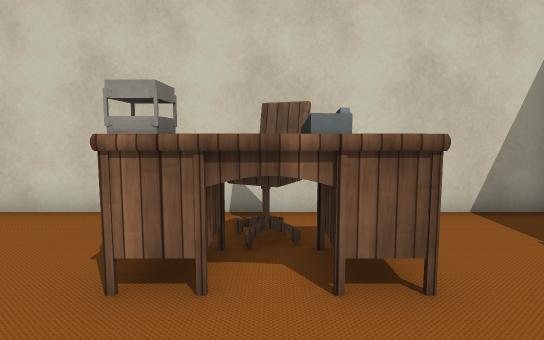
View 1 (above)

21 first-person views from a walk through a scene from a Unity 3-D project. The camera is 1.5 m above the floor, tilts 6° down and sees 75° across. The floor is counted in squares, 1 m on a side. Each view is taken from the middle of a square. On the plan, view 1 faces up. The plan holds only what a view shows up to about 16 squares ahead; the rest is blank. The place goes on beyond the plan. The player character is not drawn. Door leaves are left out, so doorways stand open. Some surface patterns are stand-ins.

View 2
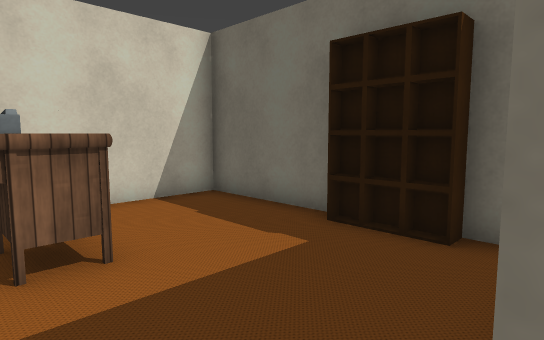

View 3
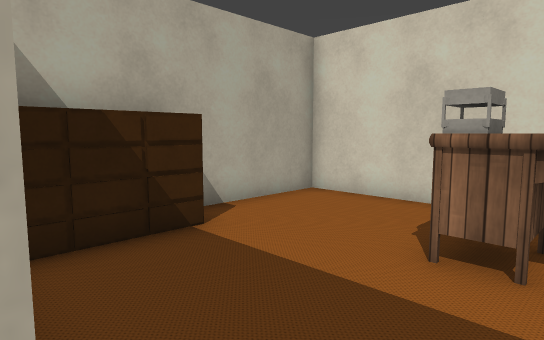

View 4
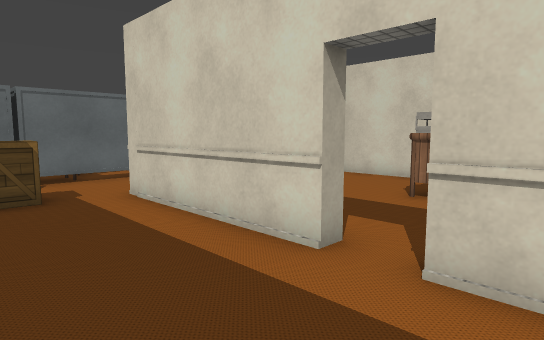

View 5
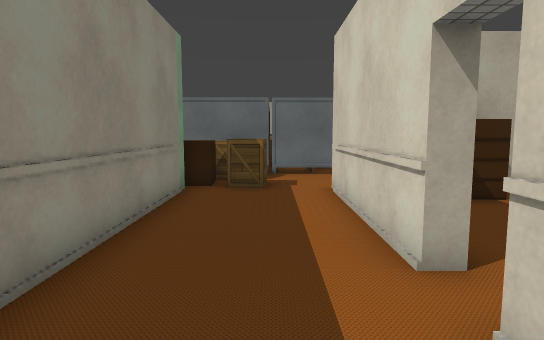

View 6
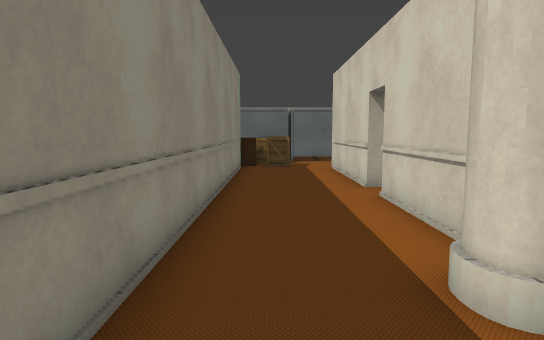

View 7
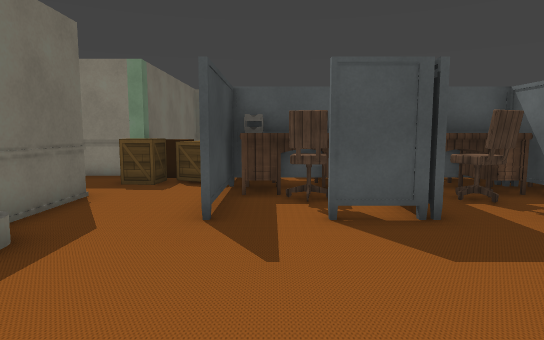

View 8
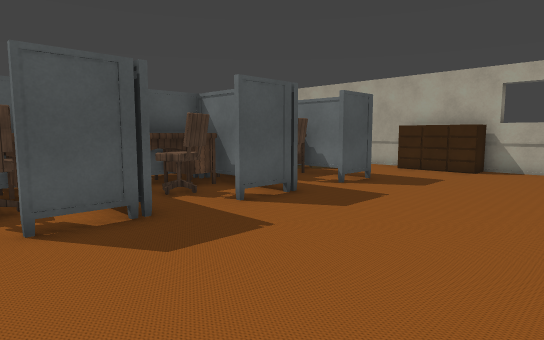

View 9
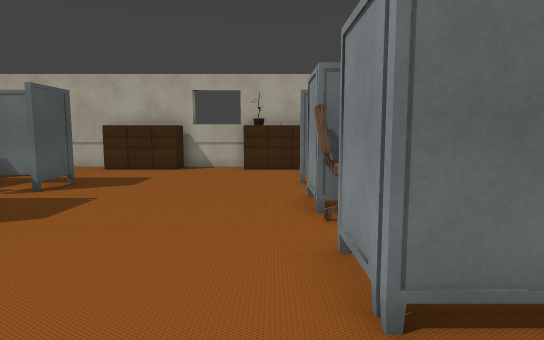

View 10
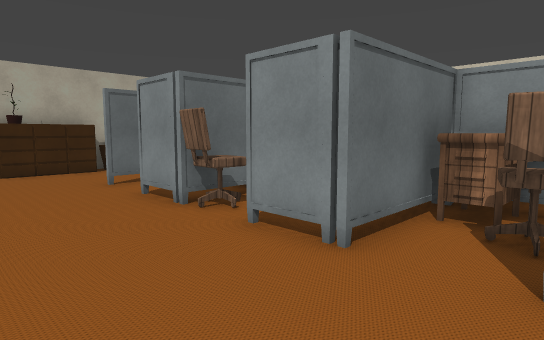

View 11
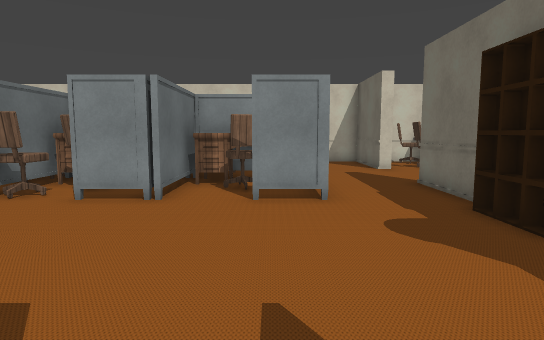

View 12
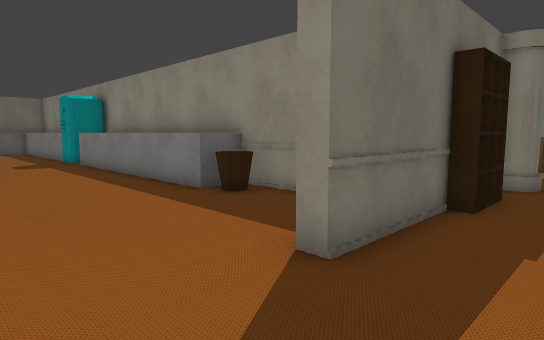

View 13
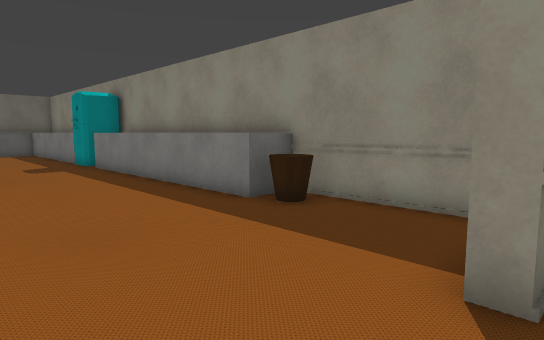

View 14
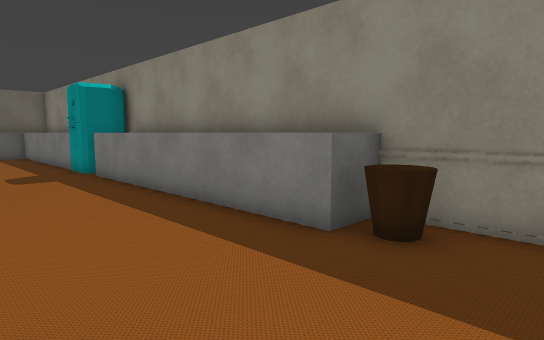

View 15
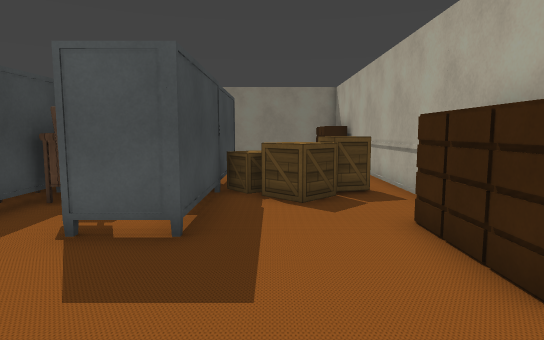

View 16
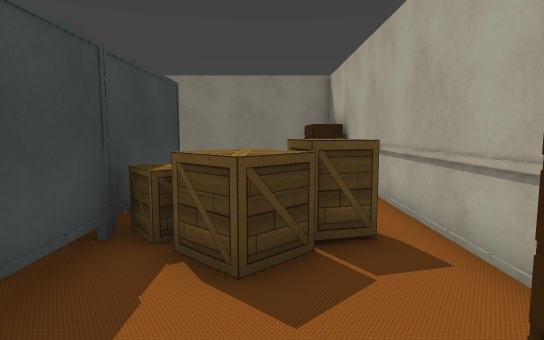

View 17
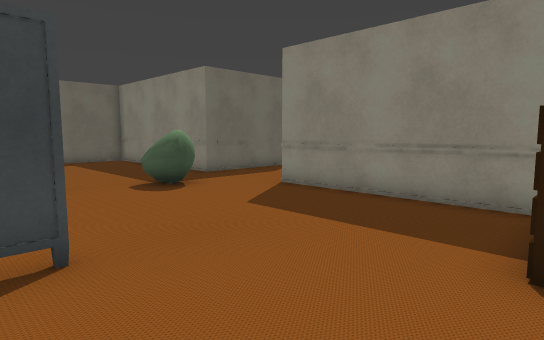

View 18
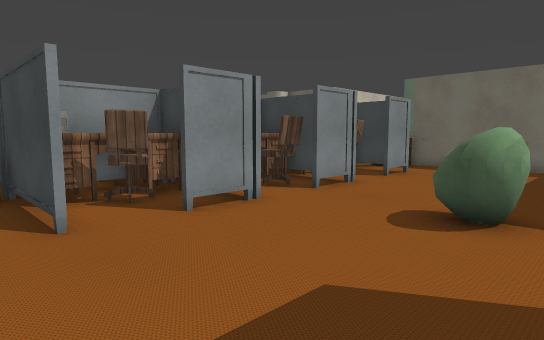

View 19
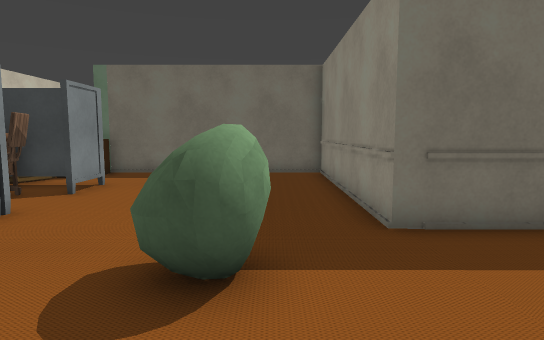

View 20
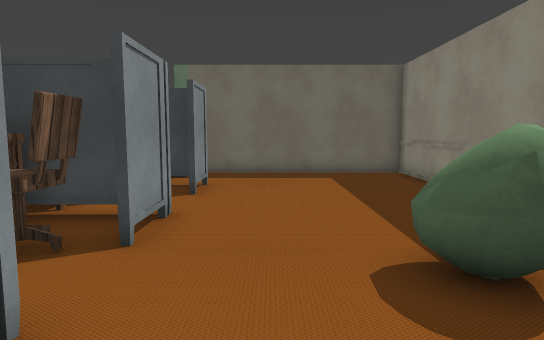

View 21
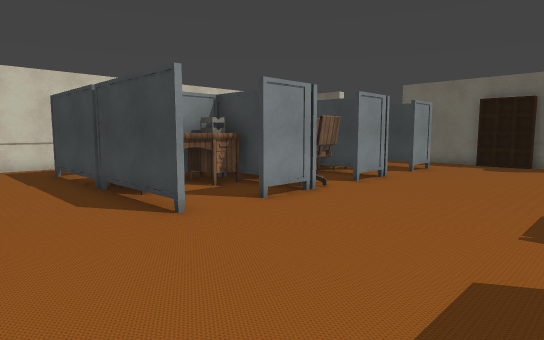

### Floor plan
Points are (right, up) in squares from view 1. A wall is a line through its corners. A room is listed if a view was taken in it or the views show most of it. See-through windows are left out.
Room 1 (views 1, 2, 3)
walls: (-0.7, -0.8) (-0.7, -1.4); (5.4, 2.9) (5.4, 6.6) (-6.1, 6.6) (-6.1, 3)
ways out: opening at (0, -1) to room 2
objects: cabinet (-5, 0) to (-5, 2); desk (-1, 3) to (0, 4); phone (0, 3) to (1, 4); chair (0, 5); other object (5, 1) to (5, 2)
Room 2 (views 4, 5, 6, 7, 8, 9, 10, 11, 12, 13, 14, 15, 16, 17, 18, 19, 20, 21)
walls: (-6.6, 4.4) (-6.6, 4.9); (-6.6, 7.5) (-6.6, 10.6) (-6, 10.6); (-5.1, 7.1) (10, 7.1); (-6.5, -5.4) (7.4, -5.4); (-0.7, -1.4) (-6.6, -1.4) (-6.6, 1.4); (-0.9, 7) (-0.9, 7.6); (-0.6, 8.6) (9.1, 8.6); (-26.6, -0.4) (-26.6, -10.9); (-26.6, 5.9) (-26.6, 3.1); (-26.6, 9.6) (-26.6, 9.1); (4.4, -1.4) (0.5, -1.4); (-14.6, -15.5) (-14.6, -13.9) (-6.6, -13.9) (-6.6, -5.6); (-25.5, -13.9) (-18.5, -13.9)
ways out: opening at (0, -1) to room 1
objects: cabinet (-26, -13) to (-26, -10); cabinet (-26, 0) to (-26, 3); cabinet (-26, 6) to (-26, 8); other object (-26, 9) to (-26, 10); box (-25, -4) to (-24, -3); box (-24, -2) to (-23, -2); box (-23, -4) to (-22, -3); other object (-22, -7) to (-22, -5); other object (-22, -2) to (-20, 1); other object (-22, 8) to (-22, 10); other object (-22, 13) to (-22, 14); desk (-21, -5) to (-18, -4); desk (-21, -2); desk (-21, 10) to (-18, 11); chair (-20, -6) to (-19, -5); chair (-20, -1) to (-19, -1); other object (-19, -7); other object (-19, 8) to (-18, 8); other object (-18, -7) to (-18, -6); desk (-18, -3) to (-18, -1); other object (-18, 0) to (-16, 1); other object (-17, -12) to (-16, -11); desk (-17, -2) to (-15, -1); chair (-17, 8) to (-17, 9); desk (-17, 10); chair (-16, -6) to (-15, -5); desk (-16, -5) to (-14, -4); chair (-16, -1) to (-15, 0); chair (-16, 9) to (-15, 10); other object (-15, -7); other object (-15, 8); other object (-14, -7); other object (-14, 1) to (-12, 1); other object (-14, 8) to (-14, 9); desk (-14, 10); desk (-13, -5) to (-12, -4); desk (-13, 10) to (-12, 11); chair (-12, -6) to (-11, -5); desk (-12, -3) to (-10, -2); chair (-12, -1); chair (-12, 9) to (-11, 10); other object (-11, -7) to (-10, -6); other object (-11, 8) to (-10, 9); desk (-10, -5); box (-10, -5) to (-9, -4); other object (-10, -1) to (-10, 1); box (-8, -6) to (-7, -5); box (-8, -4) to (-7, -3); other object (-7, 5) to (-7, 7); other object (-2, 8) to (-1, 8); fridge (10, 9)

Positions as (right, up) in squares from view 1, and headings:
1: (0, 0), facing up
2: (0, -1), facing up-right
3: (0, -1), facing up-left
4: (2, -5), facing up-left
5: (3, -3), facing left
6: (9, -4), facing left
7: (-11, 7), facing down
8: (-11, 7), facing down-left
9: (-11, 7), facing left
10: (-11, 4), facing up-left
11: (-11, 0), facing up
12: (-9, 14), facing down-right
13: (-7, 14), facing down-right
14: (-4, 13), facing down-right
15: (-23, 6), facing down
16: (-24, 2), facing down
17: (-26, -6), facing down-right
18: (-23, -13), facing up-right
19: (-20, -12), facing right
20: (-20, -9), facing right
21: (-25, 2), facing up-right
